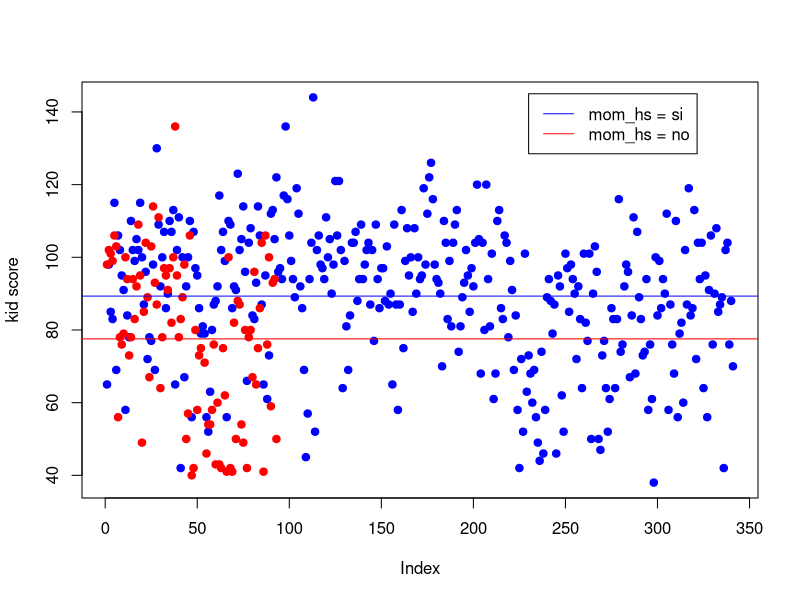
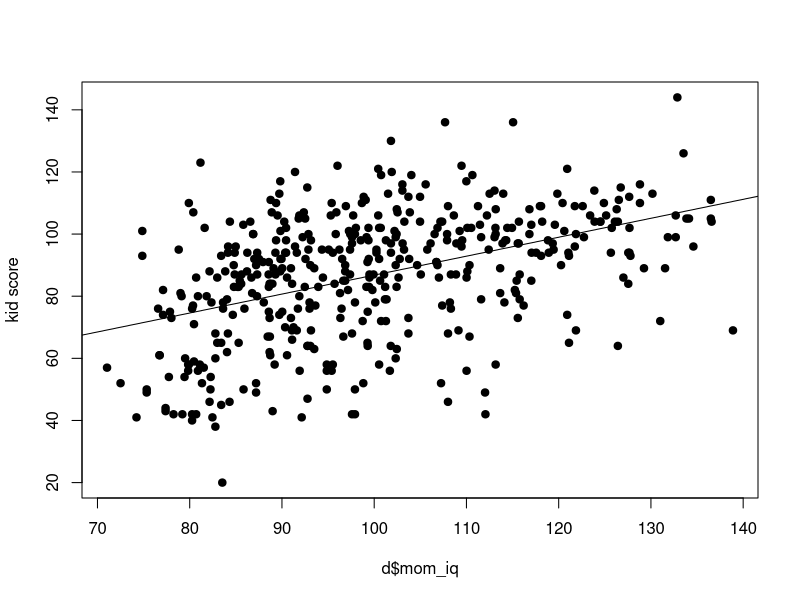
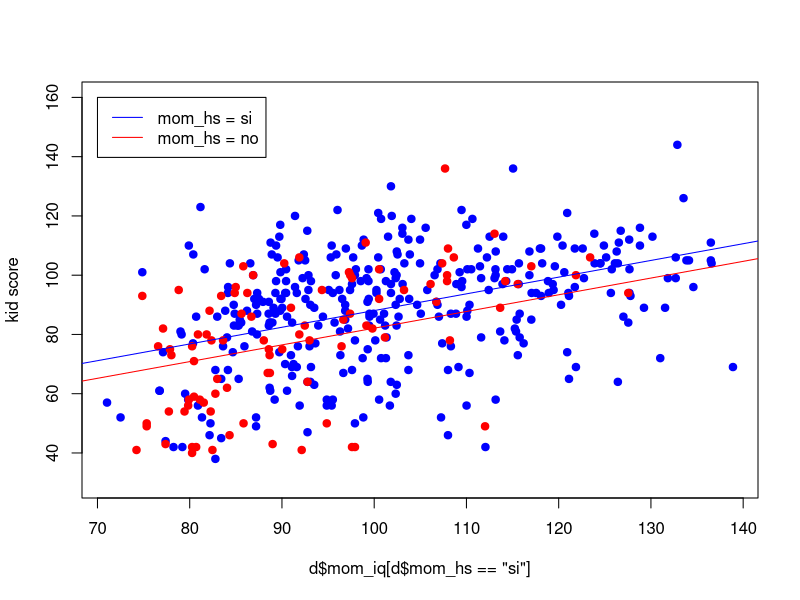
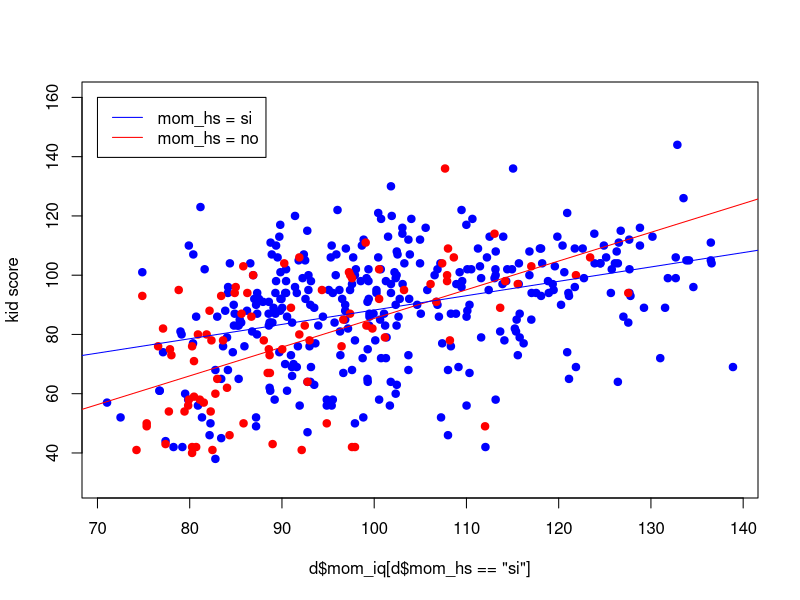

Write the R code that produced these figures, in order.
## ---- chunk 1
d = read.csv("datos/kidiq.csv")
d$mom_hs = factor(d$mom_hs, labels = c("no", "si"))
d$mom_work = factor(d$mom_work, labels = c("notrabaja", "trabaja23", "trabaja1_parcial", "trabaja1_completo"))
## ---- chunk 2
m1 = lm(kid_score ~ mom_hs, data = d)
summary(m1)
## ---- chunk 3
# lo comprobamos en R
mean(d$kid_score[d$mom_hs=="no"])
## ---- chunk 4
# en R
mean(d$kid_score[d$mom_hs=="si"]) - mean(d$kid_score[d$mom_hs=="no"])
## ---- chunk 5
confint(m1)
## ---- chunk 6
plot(d$kid_score[d$mom_hs=="si"], col = "blue", pch = 19, ylab = "kid score")
points(d$kid_score[d$mom_hs=="no"], col = "red", pch = 19)
abline(h=m1$coeff[1], col = "red")
abline(h=m1$coeff[1]+m1$coef[2], col = "blue")
legend(230,145, legend = c("mom_hs = si","mom_hs = no"), col = c("blue","red"), lty = c(1,1))
## ---- chunk 7
m2 = lm(kid_score ~ mom_iq, data = d)
summary(m2)
## ---- chunk 8
plot(d$mom_iq, d$kid_score, pch = 19, ylab = "kid score")
abline(m2)
## ---- chunk 9
m3 = lm(log(kid_score) ~ mom_iq, data = d)
summary(m3)
## ---- chunk 10
m4 = lm(kid_score ~ mom_iq + mom_hs, data = d)
summary(m4)
## ---- chunk 11
plot(d$mom_iq[d$mom_hs=="si"], d$kid_score[d$mom_hs=="si"], col = "blue", pch = 19, ylab = "kid score", ylim = c(30,160))
points(d$mom_iq[d$mom_hs=="no"], d$kid_score[d$mom_hs=="no"], col = "red", pch = 19)
abline(a = m4$coeff[1], b = m4$coeff[2], col = "red")
abline(a = m4$coeff[1] + m4$coeff[3], b = m4$coeff[2], col = "blue")
legend(70,160, legend = c("mom_hs = si","mom_hs = no"), col = c("blue","red"), lty = c(1,1))
## ---- chunk 12
m5 = lm(kid_score ~ mom_iq * mom_hs, data = d)
summary(m5)
## ---- chunk 13
plot(d$mom_iq[d$mom_hs=="si"], d$kid_score[d$mom_hs=="si"], col = "blue", pch = 19, ylab = "kid score", ylim = c(30,160))
points(d$mom_iq[d$mom_hs=="no"], d$kid_score[d$mom_hs=="no"], col = "red", pch = 19)
abline(a = m5$coeff[1], b = m5$coeff[2], col = "red")
abline(a = m5$coeff[1] + m5$coeff[3], b = m5$coeff[2] + m5$coeff[4], col = "blue")
legend(70,160, legend = c("mom_hs = si","mom_hs = no"), col = c("blue","red"), lty = c(1,1))
